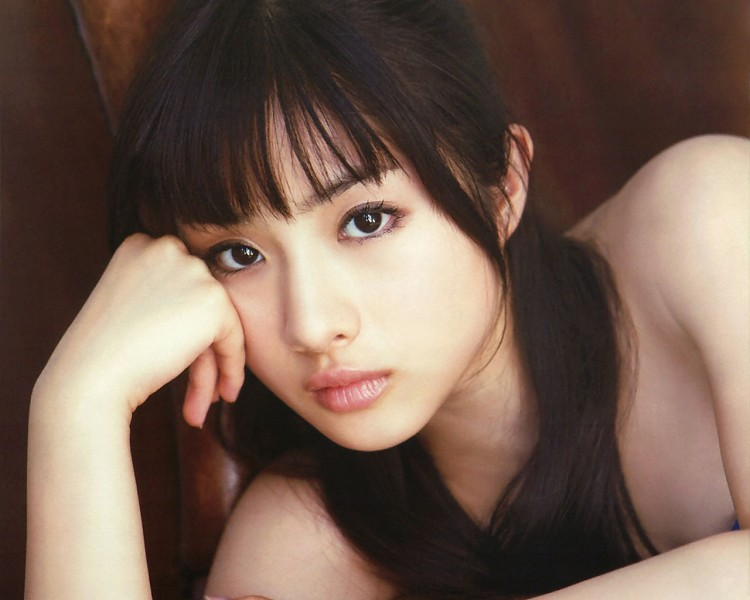
#> input picture test_girl.jpg, 750 x 600 px
$ jupyter execute --allow-errors p3_Linear_Algebra.ipynb   (shell and % lines are left out)
#> lines starting #> are read from the running program, lines starting #| are printed output that depends on the picture
# 线性代数：机器学习背后的优化原理


线性代数作为数学的一个分支，广泛应用于科学和工程中，掌握好线性代数对于理解和从事机器学习算法相关工作是很有必要的，尤其对于深度学习算法而言。因此，这个项目会从浅入深更好的帮助你学习与积累一些跟人工智能强相关的线性代数的知识。

本项目内容理论知识部分参考[《DeepLearning》又名花书](https://book.douban.com/subject/27087503/)第二章，希望大家支持正版购买图书。

若项目中的题目有困难没完成也没关系，我们鼓励你带着问题提交项目，评审人会给予你诸多帮助。

所有选做题都可以不做，不影响项目通过。如果你做了，那么项目评审会帮你批改，也会因为选做部分做错而判定为不通过。

## 准备工作

我们将讲解常用的线性代数知识，而学员需使用numpy来实现这些知识点（当然也可以自己写算法实现），还需要使用matplotlib完成规定图像习题，当然，本项目用到的python代码(或numpy的使用)课程中并未完全教授，所以需要学员对相应操作进行学习与查询，这在我们往后的人工智能学习之旅中是必不可少的一个技能，请大家珍惜此项目的练习机会。

当然，这里提供官方的[numpy Quickstart](https://docs.scipy.org/doc/numpy/user/quickstart.html#)来帮助你更好的完成项目。

本项目还需要使用LaTeX公式，以下两个链接供学习与使用：

[Latex cheatsheet](https://www.authorea.com/users/77723/articles/110898-how-to-write-mathematical-equations-expressions-and-symbols-with-latex-a-cheatsheet)

[aTeX Cookbook](http://www.personal.ceu.hu/tex/cookbook.html#inline)

首先，导入你所需的软件包。一般我们建议在工程开头导入**所有**需要的软件包。

[cell 1]
# TODO: import相关库
import numpy as np
import matplotlib.pyplot as plt

## 1、标量，向量，矩阵，张量

**首先，让我们回顾下基本的定义：**

- 标量（scalar）：形式而言，一个标量是一个单独的数，常用斜体的小写变量名称来表示。_v_

- 向量（vector）：形式而言，一个向量是一列有序数，常用粗体的小写变量名称表示**v**，或者上面标记剪头$\vec{v}$

- 矩阵（matrix）：形式而言，一个矩阵是一个二维数组，常用大写变量名称表示A，表示内部的元素则会使用$A_{i,j}$

- 张量（tensor）：形式而言，一个张量是一个多维数组，常用粗体的大写字母变量名称表示**T**，表示内部的元素则会使用$A_{i,j,z}$ 等等

用图片直观的显示区别如下

**接下来让我们回顾下基本的运算：**

- 加法

- 标量乘法

- 转置

- 矩阵向量乘法（内积，人工智能中常见的拼写：matrix product 或者 dot product）

**线性方程组：**

由矩阵乘法也演变出了我们最常见的线性方程组，已知矩阵与未知向量的乘积，等于另一个已知向量，通过此方程组可求解那个未知向量，一般写为x，具体如下表示。
等式左侧可以这么来理解：

列为具体的矩阵来看：
$$
\begin{bmatrix}
    A_{1,1} & A_{1,2} & \cdots & A_{1,n} \\\\
    A_{2,1} & A_{2,2} & \cdots & A_{2,n} \\\\
    \cdots & \cdots & \cdots & \cdots \\\\
    A_{m,1} & A_{m,2} & \cdots & A_{m,n}
\end{bmatrix}
\times
\begin{bmatrix}
    x_1 \\\\
    x_2 \\\\
    \cdots \\\\
    x_n
\end{bmatrix}
=
\begin{bmatrix}
    b_1 \\\\
    b_2 \\\\
    \cdots \\\\
    b_m
\end{bmatrix}
$$

或者更简单的表示为

$$Ax=b$$

既然有未知数，那么自然需要求解未知数，而我们的未知数需要满足所有方程，也不是一直都有解的，下面来列我们二维矩阵所组成的方程解的情况,若两条线平行不存在焦点，那么说明没有一个$x_1$, $x_2$同时满足两个方程，则此方程组无解，同理，若相交，则有一个解，若完全相等，则有无穷个解。

### 1.1、基本运算并绘图
例题 $\vec{v}$ + $\vec{w}$

$\hspace{1cm}\vec{v} = \begin{bmatrix} 1\\ 1\end{bmatrix}$

$\hspace{1cm}\vec{w} = \begin{bmatrix} -2\\ 2\end{bmatrix}$

结果需要先使用numpy计算向量运算结果，并用LaTeX公式表示：

$\hspace{1cm}\vec{v}+\vec{w} = \begin{bmatrix} -1\\ 3\end{bmatrix}$

并使用matlibplot绘制出(图表颜色样式不要求)

#### 1.1.1
**根据上面例题展示，计算并绘制  $2\vec{v}$ - $\vec{w}$  的结果**

$\hspace{1cm}\vec{v} = \begin{bmatrix} 4\\ 1\end{bmatrix}$

$\hspace{1cm}\vec{w} = \begin{bmatrix} -1\\ 2\end{bmatrix}$

[cell 2]
# 1.1.1 TODO：
v = np.array([4,1])
w = np.array([-1,2])
u = 2*v-w
u

$2\vec{v} - \vec{w} =\begin{bmatrix} 9\\ 0\end{bmatrix}$

[cell 3]
plt.figure(figsize = (15,10))
ax = plt.axes()
ax.plot(0,0,'or')
ax.arrow(0,0,*v,color='b', linewidth=2.0, head_width=0.1, head_length=0.25)
ax.arrow(0,0,*w,color='c', linewidth=2.0, head_width=0.1, head_length=0.25)
ax.arrow(0,0,*(2*v),color='b', linestyle='dotted',linewidth=3.0, head_width=0.1, head_length=0.25)

ax.arrow(-1,2,*u,color='k',linewidth=4.0, head_width=0.1, head_length=0.25)

# Set major ticks for x-axis
major_xticks = np.arange(-3, 10)
ax.set_xticks(major_xticks)
# Set major ticks for y-axis
major_yticks = np.arange(-1, 4)
ax.set_yticks(major_yticks)

# Creates gridlines for only major tick marks
#> (the rest of this cell did not finish here and is left out)

例题，方程组求解：
$$
\begin{cases}
y = 2x + 1\\\\
y = 6x - 2
\end{cases}
$$
用matplotlib绘制图表（图表样式不要求）

由上可知此方程组有且仅有一个解

需使用numpy（或自写算法）计算该解的结果,并用LaTeX公式表示出来(结果可以用小数或者分数展示)
$$
\begin{cases}
x = \frac{3}{4} \\\\
y = \frac{5}{2}
\end{cases}
$$

#### 1.1.2
**根据上面例题展示，绘制方程组，说明是否有解是否为唯一解，若有解需计算出方程组的解**
$$
\begin{cases}
y = 2x + 1\\\\
y = \frac{1}{10}x+6
\end{cases}
$$

[cell 4]
# 1.1.2 TODO
#绘制方程组：
x = np.arange(0,10,0.1)
y1 = 2*x + 1
y2 = 0.1*x + 6
plt.plot(x, y1,'b',linewidth=3)
plt.plot(x, y2,'c-.',linewidth=3)
plt.text(6, 14.5, 'y=2x+1',fontsize = 15, rotation = 30)
plt.text(6, 5, 'y=0.1x+6',fontsize = 15, rotation = 0)
plt.show()
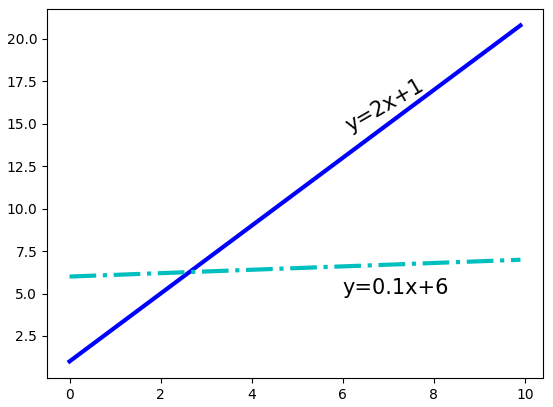
#> figure drawn by matplotlib, 1 panel; curve peaks at x = 9.9, y = 20.8; curve peaks at x = 9.9, y = 6.99

[cell 5]
#由图可知，方程组有唯一解

[cell 6]
a = np.array([[2,-1],[0.1,-1]])
b = np.array([-1,-6])
np.linalg.solve(a,b)

$
方程的解是：
$
$
\begin{cases}
x = 2.63 \\\\
y = 6.26
\end{cases}
$

### 1.2、说明题
#### 1.2.1
**使用numpy（或自写算法）说明$(AB)^{\text{T}} = B^\text{T}A^\text{T}$**

**其中**
$$
A=\begin{bmatrix}
    21 & 7 \\\\
    15 & 42 \\\\
    9 & 6
\end{bmatrix},
B=\begin{bmatrix}
    4 \\\\
    33
\end{bmatrix}
$$

[cell 7]
# 1.2.1 TODO
#使用np.mat
a = np.mat('21 7;15 24;9 6')
b = np.mat('4;33')
(a*b).T == (b.T)*(a.T)
#以下矩阵运算皆使用 np.mat

**说明**

由上述判断可知：
$(AB)^{\text{T}} = B^\text{T}A^\text{T}$

#### 1.2.2
**使用numpy（或自写算法）说明  $A ( B + C ) = AB + AC$ **

**其中**
$$
A=\begin{bmatrix}
    9 & 3 \\\\
    8 & 4 \\\\
    7 & 6
\end{bmatrix},
B=\begin{bmatrix}
    5 \\\\
    2
\end{bmatrix},
C=\begin{bmatrix}
    5 \\\\
    7
\end{bmatrix}
$$

[cell 8]
# 1.2.2 TODO
a = np.mat('9 3;8 4;7 6')
b = np.mat('5;2')
c = np.mat('5;7')
a*(b+c) == a*b+a*c

由上述判断可知：
$A ( B + C ) = AB + AC$

## 2、特殊矩阵

- 单位矩阵

如果选取任意一个向量和某矩阵相乘，该向量都不会改变，我们将这种保持n维向量不变的矩阵记为单位矩阵$I_n$

- 逆矩阵

如果存在一个矩阵，使$A^{-1} A = I_n$，那么$A^{-1}$就是A的逆矩阵。

- 对角矩阵

如果一个矩阵只有主对角线上还有非零元素，其他位置都是零，这个矩阵就是对角矩阵

- 对称矩阵

如果一个矩阵的转置是和它自己相等的矩阵，即$A=A^{T}$，那么这个矩阵就是对称矩阵

- 正交矩阵

行向量和列向量是分别标准正交(90度)的方阵，即$A^{T}A = AA^{T} = I_n$，又即$A^{-1} = A^{T}$，那么这种方阵就是正交矩阵

### 2.1、证明题

通过LaTeX公式，结合上面所述概念，假设$A^{-1}$存在的情况下，证明$Ax=b$的解$x={A}^{-1}{b}$

回答：

将 $x={A}^{-1}{b}$ 代入 $Ax=b$ ：

$A({A}^{-1}{b})=b$

因为矩阵乘法结合律：

$(A{A}^{-1}){b}=b$

$b=b$

证毕

### 2.2、 计算题

#### 2.2.1

通过numpy计算，再次验证2.1证明题
$$
\begin{cases}
y = 2x + 1\\\\
y = \frac{1}{10}x+6
\end{cases}
$$
并用LaTeX公式写出$A^{-1}$是多少（小数分数皆可）

[cell 9]
# 2.2.1 TODO
a = np.mat('2 -1; 0.1 -1')
b = np.mat('-1;-6')
#通过逆矩阵得到的答案
a.I*b

[cell 10]
#通过求解器得到的答案
np.linalg.solve(a,b)

[cell 11]
#两者相等

[cell 12]
a.I

$A^{-1} =\begin{bmatrix}
    0.52 & -0.52 \\\\
    0.05 & -1.05
\end{bmatrix}, $

#### 2.2.2

1、请用numpy（或自写算法）实现一个6x6的对角矩阵，矩阵的对角线由3至8（含8）组成。

2、计算第一问生成的对角矩阵与向量$[6,7,1,2,5,9]^{T}$的乘积

[cell 13]
# 2.2.2 TODO
np.mat(np.eye(6)*np.array(range(3,9)))

[cell 14]
np.matrix(np.eye(6)*np.array(range(3,9)))*np.mat('6;7;1;2;5;9')

## 3、迹运算
迹运算返回的是矩阵对角元素的和，如图所示

写成数学公式为：
$$ \large Tr(A) = \sum_{i}A_{i,i}$$

**说明题：**

使用numpy验证
$$
\large Tr(ABC) = Tr(CAB) = Tr(BCA)
$$
其中
$$
A=
\begin{bmatrix}
    7 & 6 \\\\
    29 & 3
\end{bmatrix}
$$

$$
B=
\begin{bmatrix}
    2 & -8 \\\\
    9 & 10
\end{bmatrix}
$$

$$
C=
\begin{bmatrix}
    2 & 17 \\\\
    1 & 5
\end{bmatrix}
$$

[cell 15]
# 3 TODO
a = np.mat('7 6;29 3')
b = np.mat('2 -8;9 10')
c = np.mat('2 17;1 5')
((a*b*c).trace() == (b*c*a).trace())&((b*c*a).trace() == (c*a*b).trace())

## 4、衡量向量以及矩阵的大小：范数与条件数

### 范数的定义

在线性代数等数学分支中，范数（Norm）是一个函数，其给予某向量空间（或矩阵）中的每个向量以长度或称之为大小。对于零向量，其长度为零。直观的说，向量或矩阵的范数越大，则我们可以说这个向量或矩阵也就越大。有时范数有很多更为常见的叫法，如绝对值其实便是一维向量空间中实数或复数的范数，范数的一般化定义：设$p\ge 1$，p-norm用以下来表示

$$ \large {\Vert x \Vert}_{p} =  \lgroup {\sum_{i}{\vert x_i \vert}^p }\rgroup ^{\frac{1}{p}}$$

此处，当p=1时，我们称之曼哈顿范数(Manhattan Norm)。其来源是曼哈顿的出租车司机在四四方方的曼哈顿街道中从一点到另一点所需要走过的距离。也即我们所要讨论的L1范数。其表示某个向量中所有元素绝对值的和。 而当p=2时，则是我们最为常见的Euclidean norm。也称为Euclidean distance，中文叫欧几里得范数，也即我们要讨论的L2范数，他也经常被用来衡量向量的大小。 而当p=0时，严格的说此时p已不算是范数了，L0范数是指向量中非0的元素的个数，但很多人仍然称之为L0范数（Zero norm零范数）。 这三个范数有很多非常有意思的特征，尤其是在机器学习中的正则化（Regularization）以及稀疏编码（Sparse Coding）有非常有趣的应用，这个在进阶课程可以做更深入的了解。

**L0 范数**
$$ \large \Vert x \Vert = \sqrt[0]{\sum_i x_i^0} = \#(i|x_i \neq0) $$
**L1 范数**
$$ \large {\Vert x \Vert}_{1} =  \lgroup {\sum_{i}{\vert x_i \vert} }\rgroup $$
**L2 范数**
$$ \large {\Vert x \Vert}_{2} =  \lgroup {\sum_{i}{\vert x_i \vert}^2 }\rgroup ^{\frac{1}{2}}$$

另外这里还存在特例：
 当 $ p -> \infty $ 时，我们称之为 $ L^{\infty} $范数，也被称为“maximum norm（max范数）”，这个范数表示向量中具有最大幅度的元素的绝对值：

$$ \large {\Vert x \Vert}^{\infty} =  \max_{i}{\vert x_i \vert} $$

[以上资料部分参考wiki](http://t.cn/RINHvvt)

### 4.1、计算向量的范数
编写一个函数来计算一下向量的各种范数。

[cell 16]
# TODO 实现这里向量范数计算的函数，要求可以计算p = 0,1,2,3 ... 无穷 情况下的范数

""" 计算向量的范数
    参数
        x: 向量 numpy数组 或者list数组
        p: 范数的阶，int型整数或者None
        infty: 是否计算max范数，bool型变量，True的时候表示计算max范数，False的时候计算p范数

    返回
        向量的范数，float类型数值

    hint:
        1.你需要首先判断infty是True or False, 然后判断p 是否为零
        2.注意int类型变量在计算时候需要规整为float类型

"""
# [13 lines left out: function calc_Norm, not called in this run]

### 4.2、计算矩阵的范数
我们也需要衡量矩阵的大小，对于矩阵大小的衡量在很多优化问题中是非常重要的。而在深度学习中，最常见的做法是使用Frobenius 范数(Frobenius norm)，也称作矩阵的F范数，其定义如下：

$$ \large {\Vert A \Vert}_{F} =  \sqrt {\sum_{i,j}{\vert A_{i,j} \vert}^2 } $$

我们这里继续来计算一下F范数

[cell 17]
# TODO 实现这里矩阵Frobenius范数计算的函数

""" 计算向量的范数
    参数
        A: 给定的任意二维矩阵 list或者numpy数组形式

    返回
        矩阵的Frobenius范数，float类型数值

"""
def calc_Frobenius_Norm(A):
    return np.power(np.power(A,2).sum(),1/2)

### 4.3、计算矩阵的条件数
矩阵的条件数(condition number)是矩阵（或者它所描述的线性系统）的稳定性或者敏感度的度量，我们这里为了简化条件，这里只考虑矩阵是奇异矩阵的时候，如何计算以及理解条件数(condition number):

当矩阵A为奇异矩阵的时候，condition number为无限大；当矩阵A非奇异的时候，我们定义condition number如下：

$$ \large \kappa{(A)} =  {\Vert A \Vert}_F {\Vert A^{-1} \Vert}_F$$

[奇异矩阵，非奇异矩阵](https://zh.wikipedia.org/wiki/%E9%9D%9E%E5%A5%87%E5%BC%82%E6%96%B9%E9%98%B5)

计算矩阵的条件数

[cell 18]
""" 计算矩阵的条件数
    参数
        A: 给定的任意二维矩阵 list或者numpy数组形式

    返回
        矩阵的condition number,

"""
def calc_Condition_Number(A):

    if np.linalg.det(A) != 0:
        return calc_Frobenius_Norm(A)*calc_Frobenius_Norm(np.linalg.inv(A))
    else:
        return float('inf')

### (选做)4.4、条件数的理解与应用

a. 有如下两个2*2的非奇异矩阵A和B:

$ A = \begin{bmatrix}
     1   &2 \\
     3   &4 \\
\end{bmatrix} $

$ B = \begin{bmatrix}
     1   &2 \\
     2   &4.0001 \\
\end{bmatrix}
$

计算condition number(A), condition number(B);

b. 根据上面构造的矩阵A,B分别计算线性系统方程组的解$w$:

   A $ \begin{bmatrix}w_{a1}\\w_{a2}\\ \end{bmatrix} $ = $ \begin{bmatrix}1\\2\\ \end{bmatrix} $,

   B $ \begin{bmatrix}w_{b1}\\w_{b2}\\ \end{bmatrix} $ = $ \begin{bmatrix}1\\2\\ \end{bmatrix} $,

   A $ \begin{bmatrix}w_{a1}\\w_{a2}\\ \end{bmatrix} $ = $ \begin{bmatrix}{1.0001}\\{2.0001}\\ \end{bmatrix} $,

   B $ \begin{bmatrix}w_{b1}\\w_{b2}\\ \end{bmatrix} $ = $ \begin{bmatrix}{1.0001}\\{2.0001}\\ \end{bmatrix} $.

c. 计算完成之后，比较condition number大小与线性系统稳定性之间的关系，并且给出规律性的总结；

[cell 19]
a = np.mat('1 2; 3 4')
b = np.mat('1 2; 2 4.0001')
c = np.mat('1;2')
d = np.mat('1.0001;2.0001')

[cell 20]
a.I*c

方程
A $ \begin{bmatrix}w_{a1}\\w_{a2}\\ \end{bmatrix} $ = $ \begin{bmatrix}1\\2\\ \end{bmatrix} $ 的解 $w$ = $ \begin{bmatrix}0\\0.5\\ \end{bmatrix} $

[cell 21]
b.I*c

方程
B $ \begin{bmatrix}w_{b1}\\w_{b2}\\ \end{bmatrix} $ = $ \begin{bmatrix}1\\2\\ \end{bmatrix} $ 的解 $w$ = $ \begin{bmatrix}1\\0.5\\ \end{bmatrix} $

[cell 22]
a.I*d

方程
A $ \begin{bmatrix}w_{a1}\\w_{a2}\\ \end{bmatrix} $ = $ \begin{bmatrix}1.0001\\2.0001\\ \end{bmatrix} $ 的解 $w$ = $ \begin{bmatrix}-0.0001\\0.5001\\ \end{bmatrix} $

[cell 23]
b.I*d

方程
B $ \begin{bmatrix}w_{b1}\\w_{b2}\\ \end{bmatrix} $ = $ \begin{bmatrix}1.0001\\2.0001\\ \end{bmatrix} $ 的解 $w$ = $ \begin{bmatrix}3.0001\\-1\\ \end{bmatrix} $

[cell 24]
#A 的条件数：
calc_Condition_Number(a)

[cell 25]
#B 的条件数：
calc_Condition_Number(b)

**说明**

条件数事实上表示了矩阵计算对于误差的敏感性。对于线性方程组Ax=b，如果A的条件数大，b的微小改变就能引起解x较大的改变，数值稳定性差。如果A的条件数小，b有微小的改变，x的改变也很微小，数值稳定性好。

矩阵 B 的条件数远远大于 A 的条件数，由方程的解可以看出 B 对 b 微小的改变更加敏感。
***

d. **阅读与思考**: 考虑更为通用的一种情况，我们计算一个典型的线性回归系统:

$$ Xw = b $$

可以简单推导得出其闭式解为：$ w=(X^TX)^{−1}X^Tb $ ，如果 $X^TX$可逆

推导过程：

1.等式两边乘以$X^T$
$$ X^TXw = X^Tb $$
2.等式两边乘以$(X^TX)^{-1}$
$$ (X^TX)^{-1}X^TXw = (X^TX)^{−1}X^Tb $$
3.因为$A^{-1}A = I$，两边约去即可得：
$$ w=(X^TX)^{−1}X^Tb $$

当我们需要拟合的数据X满足数据量远远小于特征数目的时候，也就是X矩阵的行数 << X矩阵的列数的时候，因为$X^TX$不是奇异矩阵，此时方程组不存在闭式解；那么我们该如何重新构造$X^TX$，使得该闭式解成立？

hint1. 单位矩阵的condition number是最低的，是最为稳定的；

hint2. 如果要使得该系统存在闭式解，那么就必须使得求逆运算是可以进行的，也就是说重新构造的$X^TX$必须是可逆的方阵；

hint3. 重新构造的方式可以是在$X^TX$基础上进行加或者减或者乘除相关矩阵的操作；

一种可行的方式就是：
$$ w = (X^TX+\lambda I)^{−1}X^Tb $$

实际上我们最为常用的[Ridge Regression](http://scikit-learn.org/stable/modules/linear_model.html)和 L2范数以及condition number之间某种程度上是可以相互推导的：

首先，Ridge Regression的损失函数为：
$$ J_w = min({\Vert Xw -y \Vert}^2 + \alpha {\Vert w \Vert}^2) $$
我们展开这个损失函数：
$$ {\Vert Xw -y \Vert}^2 + \alpha {\Vert w \Vert}^2  =  (Xw -y)^T (Xw-y) + \alpha w^Tw$$
由于这里是一个凸函数，我们令导数等于零，即为最小值的解，求导可得：
$$ X^T (Xw-y) + \alpha w = 0 $$

整理即可得到：
$$ w = (X^TX+\lambda I)^{−1}X^Tb $$

## 5、SVD

[SVD](https://en.wikipedia.org/wiki/Singular-value_decomposition)是Singular value decomposition的缩写，称为奇异值分解，是分解矩阵的一种方式，会将矩阵分解为奇异向量（singular vector）和奇异值（singular value），分解的意义其实很明确，就是想将一个很大很复杂的矩阵，用更小更简单的几个子矩阵的相乘来表示，这些小矩阵描述的是矩阵的重要的特性。

那么SVD具体的数学表达是什么呢？

假设有一个矩阵C，我们可以将矩阵C分解为三个矩阵的乘积：

$$\large C = UDV^{T}$$

如果C是一个m x n的矩阵，那么U是一个m x m的矩阵，D是一个m x n的矩阵，V是一个n x n的矩阵，这些小矩阵并不是普普通通的矩阵，U和V都定义为正交矩阵，而D定义为对角矩阵。

SVD最常用的做法就是用来进行特征的降维以及矩阵的低秩重构，例如这里分别取矩阵U、D、VT的前k列，如图示中的白色部分，然后重新计算新的C矩阵，即为k维度下的矩阵重构，这种方法被广泛应用于自然语言处理[LSA](https://en.wikipedia.org/wiki/Latent_semantic_analysis)、推荐系统[SVD++,FM,FFM](https://tech.meituan.com/deep_understanding_of_ffm_principles_and_practices.html)等领域，如有兴趣可以继续参考链接相关资料。

具体计算UDV的算法不是我们这个项目的关键，我们只需使用numpy得出结果即可，下面的习题，将会带你体会SVD的某一应用场景。

提示：我们会需要使用[numpy.linalg](https://docs.scipy.org/doc/numpy-1.13.0/reference/routines.linalg.html)相关函数。

### 5.1、使用numpy去计算任意矩阵的奇异值分解：

[cell 26]
""" 计算任意矩阵的奇异值分解
    参数
        A: 给定的任意二维矩阵 list或者numpy数组形式

    返回
        使用numpy.linalg相关函数，直接返回分解之后的矩阵U,D,V
        （可以尝试一下使用np.shape一下分解出来的U，D，VT，会发现维度跟我们上面讲解所描述的不同，
        暂时不用管他直接返回np求解出的U，D，VT即可）

"""
def calc_svd(A):
    U, D, V = np.linalg.svd(A)
    return U, D, V

### (选做) 5.2、利用奇异值分解对矩阵进行降维

[cell 27]
# TODO 利用SVD进行对于矩阵进行降维

""" 利用SVD进行对于矩阵进行降维
    参数
        A: 给定的任意二维矩阵 list或者numpy数组形式 shape为(m,n)
        topk: 降维的维度 (m,n) -> (m,topk)

    返回
        降维后的矩阵 (m, topk)

    hint
    1. 对角矩阵D存在一个较为明显的特性，就是D的对角线元素是递减的，这些元素实际上是衡量了所分解的矩阵U,V的列向量的重要性
    2. 因此我们常说的svd降维就是利用选取的前topk大的对角线矩阵元素进行构造新的降维矩阵
    3. U的按照前topk截取的列向量 * topk截取的对角矩阵 即为新的降维后的矩阵

"""
def calc_svd_decompostion(A, topk = 2):
    U, D, V = np.linalg.svd(A)
    return np.matmul(U[:,:topk],(D*np.eye(len(D)))[:topk,:topk])

### (选做) 5.3、利用奇异值分解对矩阵进行降维后重构

[cell 28]
""" 利用SVD进行对于矩阵进行降维
    参数
        A: 给定的任意二维矩阵 list或者numpy数组形式 shape为(m,n)
        topk: 降维的维度 (m,n) -> (m,topk)

    返回
        降维重构后的矩阵 (m, n)
    hint
        这里除了降维矩阵外，另外一个较为常见的应用就是对矩阵进行重构，具体的做法类似前面的思路
        1. 选取对应的U，D，V的topk向量
        2. U的按照前topk截取的列向量 * topk截取的对角矩阵 * V^T按照前topk截取的行向量(注意这里是V的转置,因为分解得到的是V^T)

"""
def calc_svd_reconsitution(A, topk = 2):
    U, D, V = np.linalg.svd(A)
    return np.matmul(calc_svd_decompostion(A, topk),V[:topk,:])

### (选做) 5.4、计算不同降维大小重构矩阵的Frobenius范数损失

定义矩阵$A$以及使用SVD降维（降维大小为k)分解后的重构矩阵$A_k$，则这里的F范数损失定义如下：

  $$ \Large Loss_{F} = {\Vert A - A_k \Vert}_F $$

这里需要编码求出对于给定的矩阵A 分别在不同的降维幅度下重构后的F范数损失，并且作出损失大小随着降维大小的变化图：

[cell 29]
## 不要修改这里！
import numpy as np
#> (the rest of this cell did not finish here and is left out)

[cell 30]
loss_hist = []
#> (the rest of this cell did not finish here and is left out)

### 5.5、SVD的有趣应用
为了这个习题我准备了两张图，参见项目文件夹下的test_girl.jpg和test_boy.jpeg，自选一张，你需要
- 需要使用 `PIL` 加载你所选择的图像（[文档](https://pillow.readthedocs.io/en/latest/reference/Image.html)）,所以记得导入需要的包（模块）
- 使用Image的[convert方法](https://pillow.readthedocs.io/en/latest/reference/Image.html#PIL.Image.Image.convert)将图像变为灰度图
- 将convert后的结果转换成np.array,需用到[Image.getdata方法](https://pillow.readthedocs.io/en/latest/reference/Image.html#PIL.Image.Image.getdata)来读取图片每个pixel的数据，特别注意一下，对于彩色的图来说，即使我们转为了灰度图，但每一个pixel还是由RGB三个维度组成，所以在getdata时，band需要设定为某一个颜色index，比如band = 0，这样只用R这个维度的数据。用这个方法来保证图片的每个pixel只占有一个单元的空间。
- 因为我们转np.array时破坏了原有图形的样子，变成了一个一维数据，我们要将转换后的np.array恢复到图片应有的size，转换后，可以shape确认下是否与最开始转出的灰度图的size一致，注意图的size是（宽，高），而宽对应array.shape的应该是列，而高对应的是行，别弄反了。
- 使用上方实现的calc_svd函数计算上一步计算出的np.array数据，赋值给变量：U,D,VT
- 打印出U,D,VT的shape形状，尤其注意观察D的shape
- 在U，VT，D变量成功实现的情况下，运行测试程序看效果

[cell 31]
# 5.5 TODO
#需要使用 PIL 加载你所选择的图像（文档）,所以记得导入需要的包（模块）
from PIL import Image
im = Image.open('test_girl.jpg')
#> im is the input picture: PIL image 750x600 RGB; mean R, G, B 116.3, 93.9, 81.5
#使用Image的convert方法将图像变为灰度图
dat = im.convert('RGB').getdata(band=0)
#mode = 'RGB' (3x8-bit pixels, true color)
#mode = 'L' (8-bit pixels, black and white)
#或者使用：dat = im.convert('L').getdata()
img = np.array(dat)
#将转换后的np.array恢复到图片应有的size
img_r = img.reshape(dat.size[1],dat.size[0])
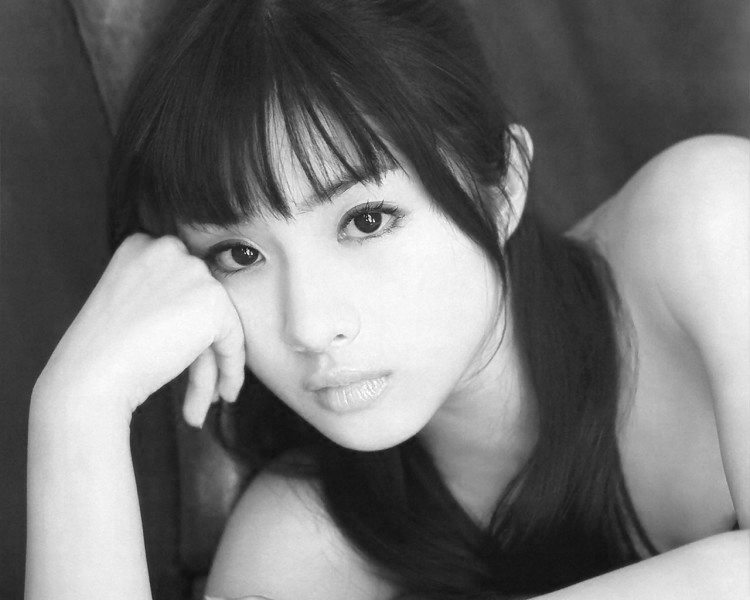
#> img_r: shape (600, 750) int64; min 5, max 255, mean 116.3
U,D,VT = calc_svd(img_r)
#> in calc_svd, `U, D, V = np.linalg.svd(A)`:
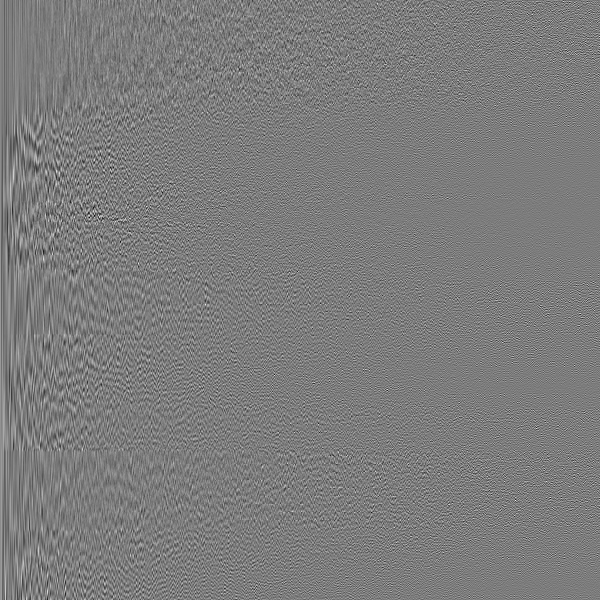
#> U: shape (600, 600) float64; min -0.256, max 0.267, mean 5.76e-05; drawn with min black and max white
#> in calc_svd, `U, D, V = np.linalg.svd(A)`: D = 600 values, max 86509.3 at index 0, min 1.99 at index 599, mean 460.8
#> (the rest of the program and of its run is left out)
